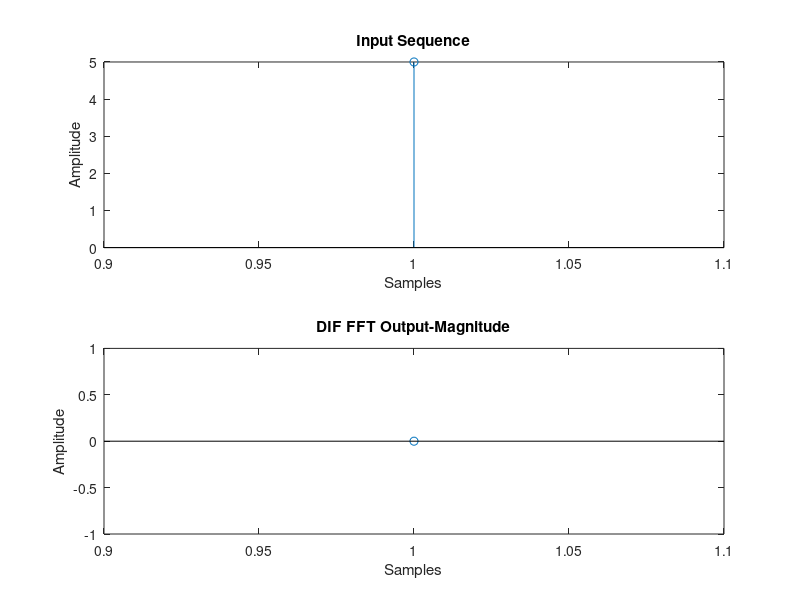

This figure's MATLAB source:
clc;
clear all;
close all;
x = input('Enter the sequence: ');
l = length(x);
k = 0;
while (2^k) < l
    k = k + 1;
end
x11 = [x zeros(1,(2^k)-l)];
n = length(x11);
y = zeros(1,n);
for j = 1:(n/2)
    x1(j) = x11(j);
end
for j = (n/2+1):n
    x2(j-n/2) = x11(j);
end
for k = 1:n
    for j = 1:(n/2)
   y(k) = y(k) +(x1(j) + exp(-1i*pi*(k-1))*x2(j)) * exp(-2*pi*1i*(j-1)*(k-1)/n);
    end
end
disp(y)
subplot(2,1,1)
stem(x)
xlabel('Samples')
ylabel('Amplitude')
title('Input Sequence')
subplot(2,1,2)
stem(abs(y))
xlabel('Samples')
ylabel('Amplitude')
title('DIF FFT Output-Magnitude')
